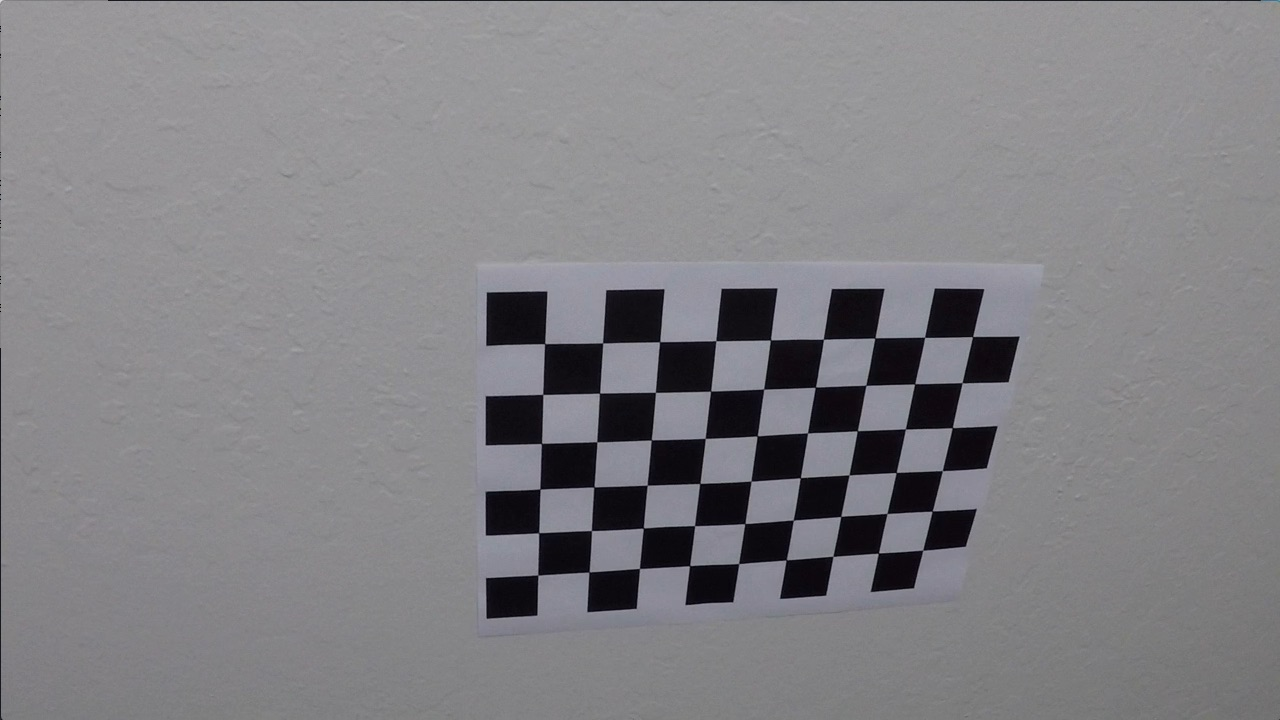
#> input picture chessboard/1.jpg, 1280 x 720 px
$ python OpenCV_CameraCalibration.py
#> lines starting #> are read from the running program, lines starting #| are printed output that depends on the picture; after the words box and inside, x2 and y2 are one past the last pixel; in counts of white or black regions, pixels touching at a corner belong together
#############################   FIND CHESSBOARD CORNERS   #############################
import numpy as np
import cv2
import glob
import matplotlib.pyplot as plt

chessboardSize=(9,6) # Specified chessboard size with number of corners both with width and height.
frameSize= (1280, 720)
criteria = (cv2.TERM_CRITERIA_EPS + cv2.TERM_CRITERIA_MAX_ITER, 30, 0.001)
objp = np.zeros((chessboardSize[0] * chessboardSize[1],3), np.float32)
objp[:,:2] = np.mgrid[0:chessboardSize[0], 0:chessboardSize[1]].T.reshape(-1,2)
objpoints = []
imgpoints = []
images = glob.glob('chessboard/*.jpg')

for fname in images:
    # print(fname)
    img = cv2.imread(fname)
#> img is the input picture: shape (720, 1280, 3); mean B, G, R 133.1, 129.4, 130.2
    gray = cv2.cvtColor(img, cv2.COLOR_BGR2GRAY)
    ret, corners = cv2.findChessboardCorners(gray, chessboardSize, None)
#> ret = True; corners = 54 rows, first 8: [545.3, 343.1], [602.7, 342.8], [660.1, 341.3], [715.8, 340.7], [770.6, 340], [823.5, 339.2], [874.3, 338.5], [925.1, 337.4]
    if ret == True:
        objpoints.append(objp)
        corners2 = cv2.cornerSubPix(gray,corners, (11,11), (-1,-1), criteria)
#> corners2 = 54 rows, first 8: [544.6, 343.6], [602.6, 343], [659.6, 341.7], [715.8, 340.7], [770.4, 339.9], [823.4, 339.3], [874.9, 337.9], [924.6, 337.3]
        imgpoints.append(corners)
        cv2.drawChessboardCorners(img, (9,6), corners2, ret)
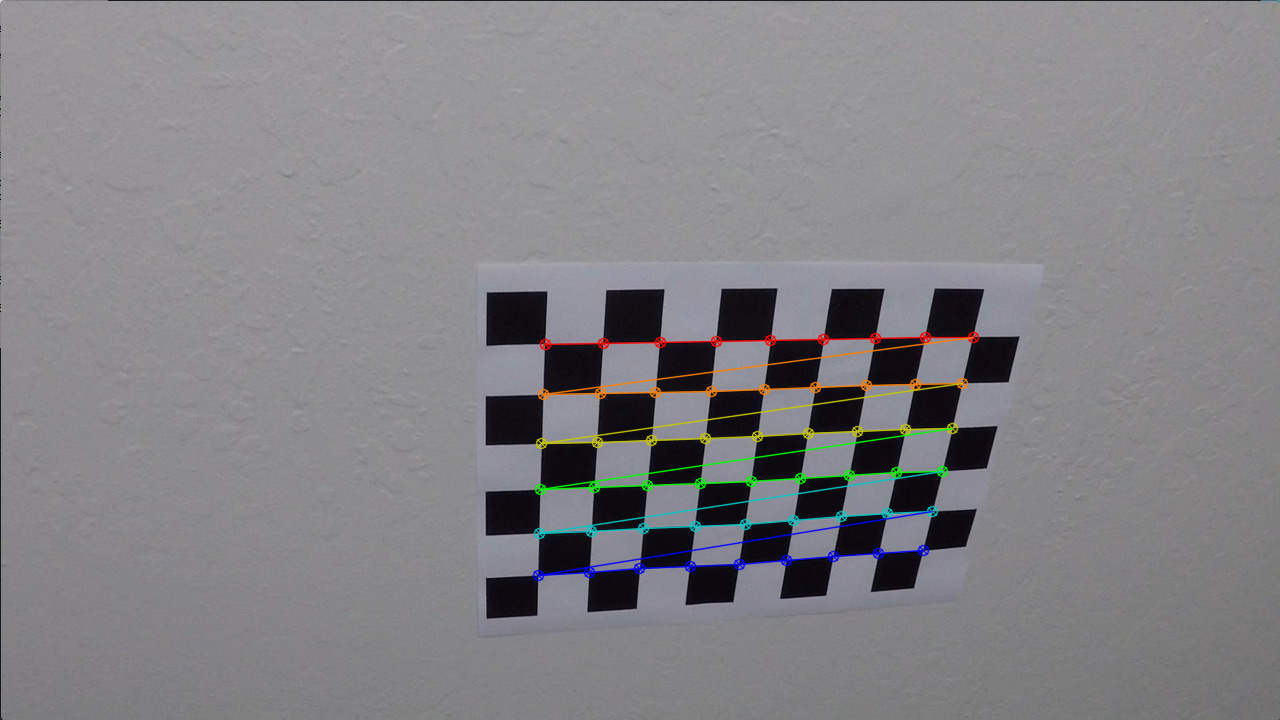
#> img: shape (720, 1280, 3); 1.92% of pixels changed, all inside (x1, y1, x2, y2) = (532, 331, 980, 582)
        cv2.imshow('img', img)
        cv2.waitKey(20)
#> pass 2 of the loop `for fname in images:`:
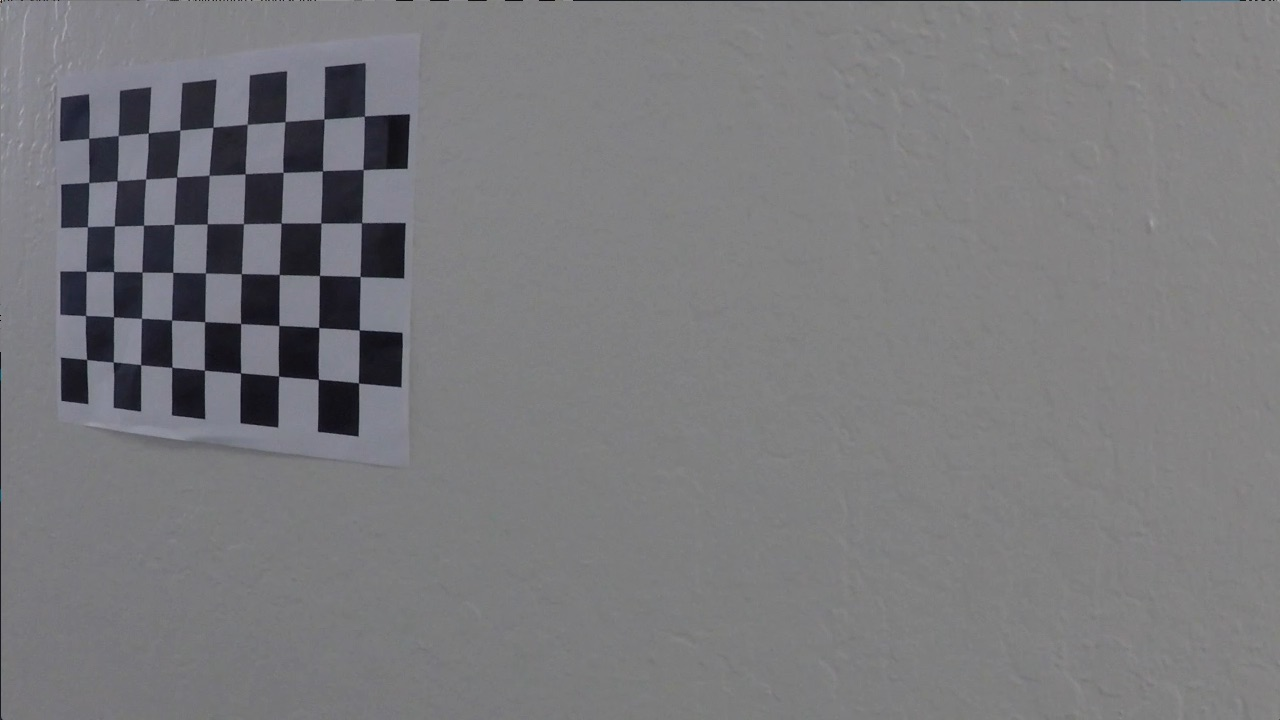
#> input picture chessboard/10.jpg, 1280 x 720 px
#> img is the input picture: shape (720, 1280, 3); mean B, G, R 124.3, 121.5, 121.6
#> corners = 54 rows, first 8: [88.68, 138.4], [118.2, 135.5], [148.5, 132.9], [180, 130], [212.9, 127.3], [247.3, 124.3], [285, 121.6], [324.1, 119]
#> corners2 = 54 rows, first 8: [88.72, 138.4], [118.2, 135.6], [148.2, 132.9], [179.8, 130.1], [213, 127.2], [247.2, 124.2], [285.1, 121.6], [324, 119]
#> `cv2.drawChessboardCorners(img, (9,6), corners2, ret)`:
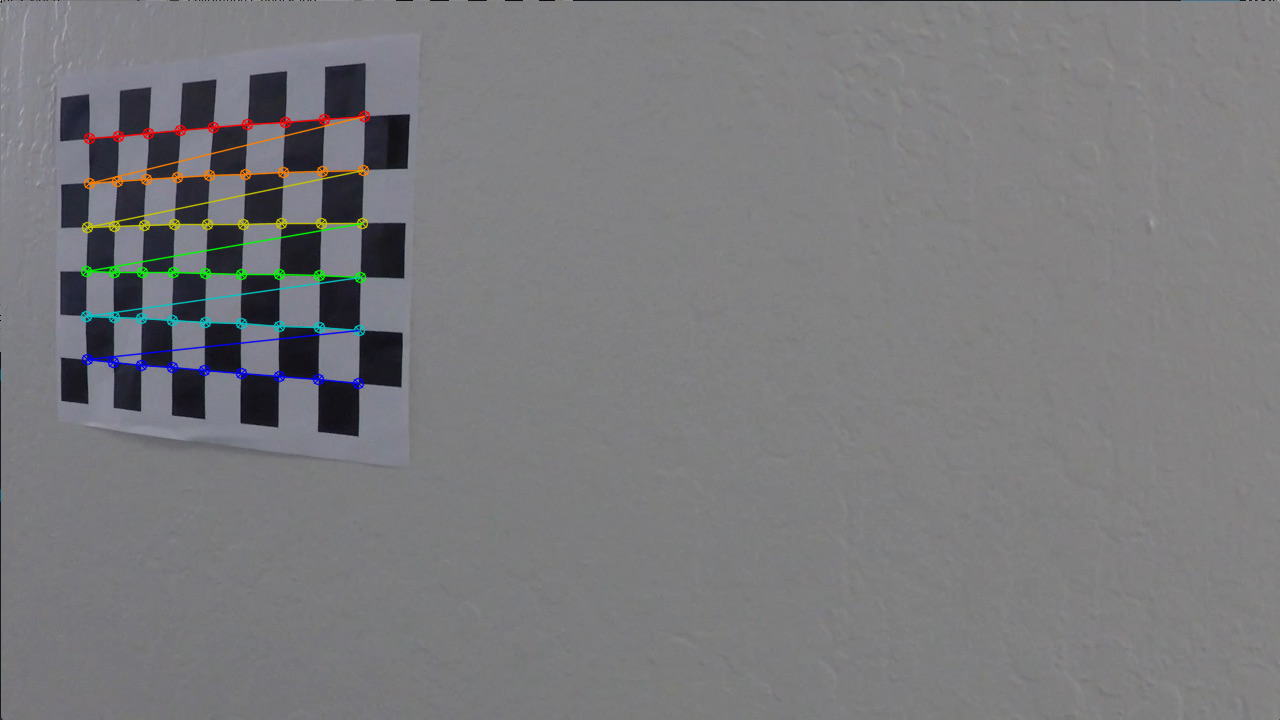
#> img: shape (720, 1280, 3); 1.45% of pixels changed, all inside (x1, y1, x2, y2) = (80, 110, 371, 390)
#> pass 3 of the loop `for fname in images:`:
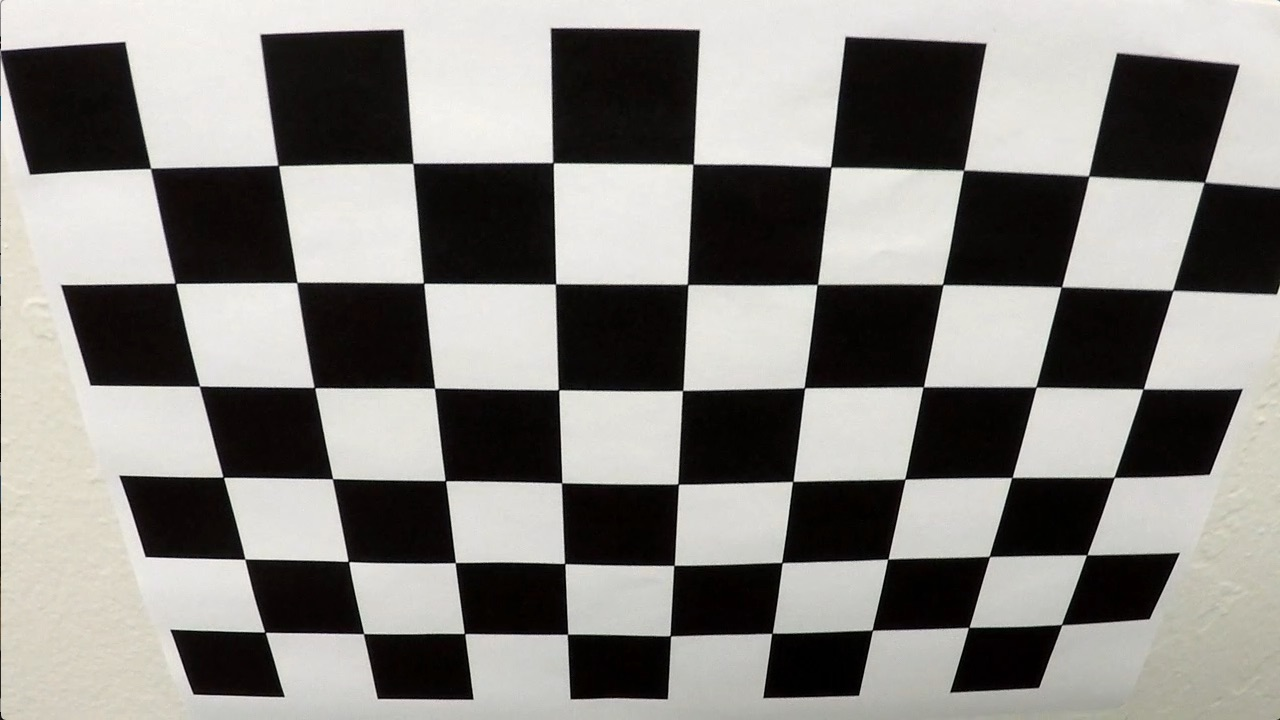
#> input picture chessboard/11.jpg, 1280 x 720 px
#> img is the input picture: shape (720, 1280, 3); mean B, G, R 128.5, 132.4, 134.4
#> corners = 54 rows, first 8: [150.6, 168.4], [278.3, 165.4], [412.9, 163.5], [553, 162.6], [693.2, 164.2], [830.6, 166.9], [963.5, 170.4], [1088.6, 176.1]
#> corners2 = 54 rows, first 8: [150.6, 168.4], [278.3, 165.4], [413, 163.3], [553.1, 162.7], [693.1, 164.1], [830.8, 167], [963.6, 170.2], [1088.7, 176]
#> `cv2.drawChessboardCorners(img, (9,6), corners2, ret)`:
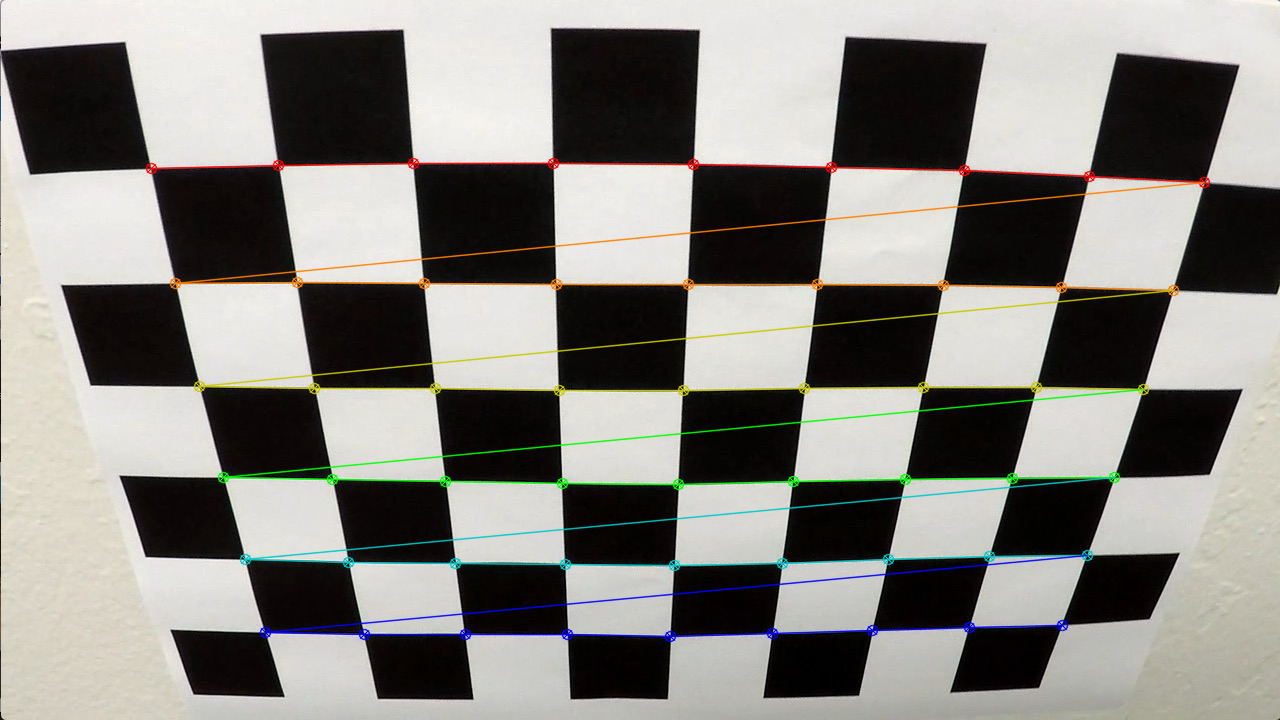
#> img: shape (720, 1280, 3); 3.76% of pixels changed, all inside (x1, y1, x2, y2) = (145, 157, 1211, 643)
#> the loop made 4 passes; the first 3 are shown
cv2.destroyAllWindows()
print("Object Points: ", objpoints)
print("Image Points: ", imgpoints)

#############################   Calibration   #############################

ret, cameraMatrix, dist, rvecs, tvecs = cv2.calibrateCamera(objpoints, imgpoints, frameSize, None, None)                # points that it needs to be specified.

rvec_average=np.average(rvecs)
tvecs_average= np.average(tvecs)

print("Camera Calibrated: ", ret)
print("\nCamera Matrix: \n",cameraMatrix)
print("\nDistortion Coefficient: \n", dist)
print("\nRotation Vectors: \n", rvec_average)
print("\nTranslation Vectors: \n", tvecs_average)

#############################   Undistorting of the image  #############################

img=cv2.imread("road/road.jpg")
#> (the run stopped early here; a loop or call above may not have finished)
